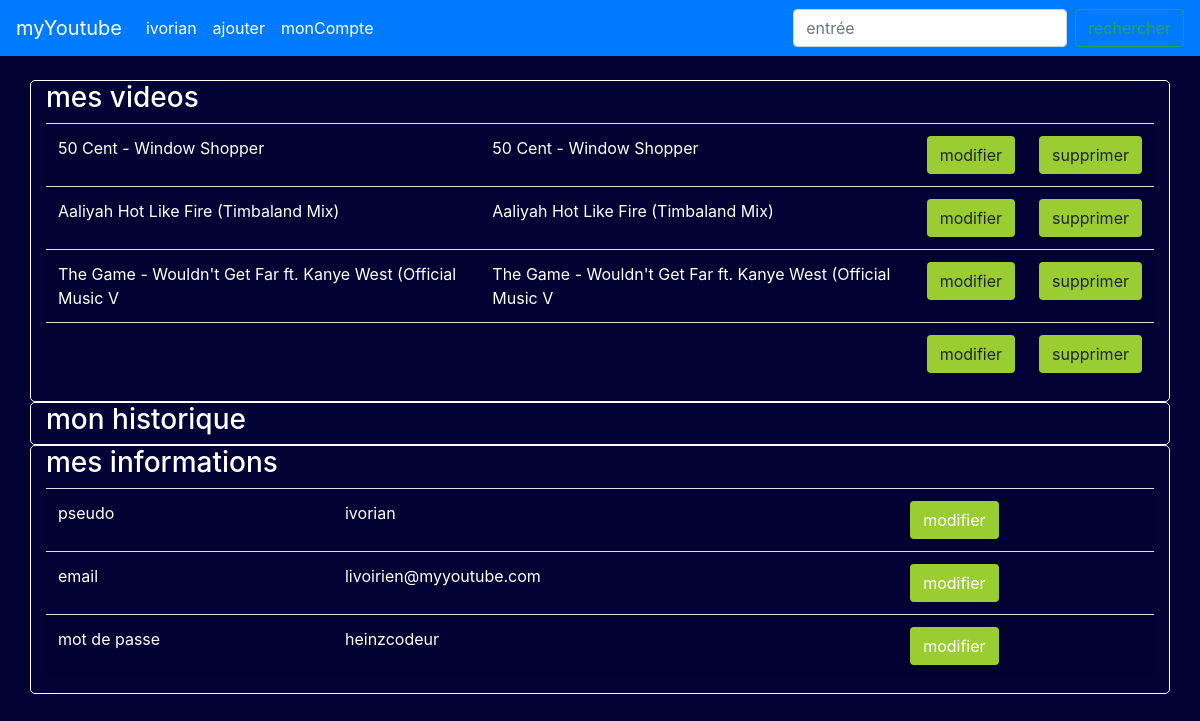
/dashboard.php (signed in), run on the app's committed database.
### tables this page shows
CREATE TABLE `videos` (
  `video_id` int(11) NOT NULL,
  `url` text NOT NULL,
  `titre` varchar(255) NOT NULL,
  `date_ajout` datetime NOT NULL,
  `author` int(11) NOT NULL
);

CREATE TABLE `users` (
  `user_id` int(11) NOT NULL,
  `nickname` varchar(50) NOT NULL,
  `email` varchar(255) NOT NULL,
  `mdp` varchar(255) NOT NULL
);

### dashboard.php (the view, shortened to what this page needs)
<?php
require_once 'menu.php';
$id=isset($_SESSION['user_id'])?$_SESSION['user_id']:'';
$user=mysqli_fetch_assoc(mysqli_query($con,"SELECT * FROM users where user_id='$id'"));
?>
<div class="container mt-4">
    <div class="row" style="cursor: pointer">
        <div class="col-md-12 col-sm-12 col-" style="border: 1px solid;width:500px;border-radius: 5px" id="first">
            <h3>mes videos</h3>
            <div>
                <table class="table table-striped color">
                    <tbody>
                    <?php
                if ($id):
                        $req = "SELECT * FROM videos where author='$id'";
                        $res = mysqli_query($con, $req);
                    while ($a = mysqli_fetch_assoc($res)):
                            $video_id=$a['video_id']
                        ?>
                    <tr>
                        <td><a href="lecteur.php?id=<?=$video_id?>"> <?=ucfirst(substr($a['titre'],0,60)) ?></a></td>
                        <td><li><a href="lecteur.php?id=<?=$video_id?>"> <?=ucfirst(substr($a['titre'],0,60)) ?></a></td>
                            <td><a href="video_manager.php" class="btn mybtn">modifier</a></td>
                            <td><a href="video_manager.php" class="btn mybtn">supprimer</a></li></td>
                    </tr>
                    <?php
                    endwhile;
                endif;
                ?>
                    </tbody>
                </table>
            </div>
        </div>
        <div class="col-md-12 col-sm-12 col-" style="border: 1px solid;width:500px;border-radius: 5px" id="second">
            <h3>mon historique</h3>
        </div>
        <div class="col-md-12 col-sm-12 col-" style="border: 1px solid;width:500px;border-radius: 5px" id="third">
            <h3>mes informations</h3>
            <table class="table table-striped color">
                <tbody>
                    <tr>
                        <td>pseudo</td>
                        <td><?= $user['nickname'] ?></td>
                        <td>
                            <a href="">&nbsp;</a>
                        </td>
                        <td>
                            <a href="userupdate.php" class="btn color mybtn">modifier</a>
                        </td>
                    </tr>
                    <tr>
                        <td>email</td>
                        <td><?= $user['email'] ?></td>
                        <td>
                            <a href="">&nbsp;</a>
                        </td>
                        <td>
                            <a href="userupdate.php" class="btn color mybtn">modifier</a>
                        </td>
                    </tr>
                    <tr>
                        <td>mot de passe</td>
                        <td><?= $user['mdp'] ?></td>
                        <td>
                            <a href="">&nbsp;</a>
                        </td>
                        <td>
                            <a href="userupdate.php" class="btn color mybtn">modifier</a>
                        </td>
                    </tr>
            </table>
        </div>
    </div>
</div>

### menu.php (shortened to what this page needs)
<!DOCTYPE html>
<html lang="en">
<head>
    <link rel="stylesheet" href="https://maxcdn.bootstrapcdn.com/bootstrap/4.5.0/css/bootstrap.min.css">
</head>
<body class="myback color a">
<div class="container" style="margin-bottom: 80px">
<nav class="navbar navbar-expand-lg navbar-light bg-primary navbar-dark fixed-top">
  <a class="navbar-brand" href="index.php">myYoutube</a>
  <div class="collapse navbar-collapse" id="navbarSupportedContent">
    <ul class="navbar-nav mr-auto">
        <?php if(isset($_SESSION['nickname'])):?>
            <li class="nav-item active">
                <a class="nav-link" href="logout.php" onclick="return(confirm('vous nous quittez?'));"><?= $_SESSION['nickname'] ?> </a>
            </li>
            <li class="nav-item active">
                <a class="nav-link" href="videos_add.php">ajouter </a>
            </li>
            <li class="nav-item active">
                <a class="nav-link" href="dashboard.php">monCompte </a>
            </li>
        <?php else :?>
        <li class="nav-item active">
        <a class="nav-link" href="connexion.php">connexion <span class="sr-only">(current)</span></a>
      </li>
        <?php endif;?>
    </ul>
    <form class="form-inline my-2 my-lg-0" action="" method="post">
      <input class="form-control mr-sm-2" type="search" placeholder="entrée" aria-label="Search" name="search">
      <button class="btn btn-outline-success my-2 my-sm-0" type="submit">rechercher</button>
    </form>
  </div>
</nav>
</div>

### menu.php (style rules this page uses)
li { list-style-type: none; }
.myback { background-color: #020235; }
.color { color: white }
a { color:white }
.mybtn { background-color: yellowgreen }

### data on the page
videos: titre "50 Cent - Window Shopper"
videos: titre "Aaliyah Hot Like Fire (Timbaland Mix)"
videos: titre "The Game - Wouldn't Get Far ft. Kanye West (Official Music V"
users: nickname "ivorian", email "livoirien@myyoutube.com", mdp "heinzcodeur"

### other printed values
$_SESSION['nickname'] "ivorian"
